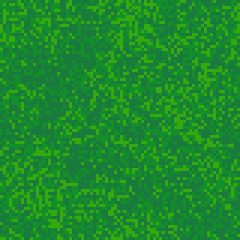
#> input picture art/ground/grass_a_plain.png, 80 x 80 px (shown 3 times larger)
$ python roads.py
#> lines starting #> are read from the running program, lines starting #| are printed output that depends on the picture
### tools/tilekit/wood_walls.py
"""Wall autotile sheets: wood, reinforced wood and stone.

32x32 px tiles, dark pixel-art palette, straight top-down view: each wall fills its cell and
we only see its top. The top is shaded as if slightly arced (rounded like a log/bolster):
brightest along the middle, falling off toward every open edge, with a soft light from the
top-left. Inner corners round off too, so joins read as one continuous wall.

Sheet layout: 4x4 tiles (128x128), tile index = connection mask
    N=1, E=2, S=4, W=8        column = mask % 4, row = mask // 4
so the game picks a tile with:  mask = int(n) | int(e)<<1 | int(s)<<2 | int(w)<<3.
That covers isolated posts, end caps, straights, corners, T-joins and crosses. The four
diagonals are assumed open (walls are one cell thick).

Plank grain follows the wall's direction; corners and T-joins are mitred like a frame.

Three materials share the shape, arc shading and mitred joints; only the top surface
differs (MATERIALS): wood planks; reinforced wood, darker planks bound by riveted iron straps;
stone, courses of cut blocks with mortar joints.

Run:  python tools/tilekit/wood_walls.py
      writes art/structures/{wood,reinforced,stone}_walls.png and a preview of each in
      tools/tilekit/preview/
"""
import math
import os

from PIL import Image

T = 32                 # tile size
PLANK = 8              # plank width
ARC = 12               # how far in from an open edge the rounding reaches, in px

ROOT = os.path.dirname(os.path.dirname(os.path.dirname(os.path.abspath(__file__))))
OUT_DIR = os.path.join(ROOT, "art", "structures")
PREVIEW_DIR = os.path.join(os.path.dirname(os.path.abspath(__file__)), "preview")

N, E, S, W = 1, 2, 4, 8

# ---------------------------------------------------------------- palette (dark theme)
OUTLINE = (18, 12, 9)
# Wood shades, darkest -> lightest. The arc and the grain both index into this ramp.
WOOD = [
	(34, 22, 15),
	(46, 30, 20),
	(58, 39, 26),
	(70, 47, 31),
	(83, 56, 37),
	(97, 66, 43),
	(112, 78, 51),
]
SEAM_DROP = 1.5        # plank seams sit this many shades darker than the wood around them
KNOT_DROP = 2.0
# Reinforced: older, darker planks, bound with iron straps.
WOOD_DARK = [
	(26, 17, 12),
	(36, 24, 16),
	(47, 31, 21),
	(58, 39, 26),
	(70, 47, 31),
	(83, 56, 37),
	(97, 66, 43),
]
IRON = [
	(16, 17, 20),
	(24, 25, 29),
	(33, 34, 39),
	(44, 45, 51),
	(57, 58, 64),
	(72, 73, 79),
	(98, 99, 104),
]
STRAP_AT = (14, 15, 16)   # one strap per cell, centred along the wall: dark edge, face, shadow
# Stone: cool grey cut blocks, as the rocks.
STONE = [
	(30, 31, 36),
	(42, 43, 49),
	(55, 56, 62),
	(69, 70, 76),
	(85, 86, 91),
	(102, 103, 107),
	(122, 122, 125),
]
STONE_OUTLINE = (13, 14, 17)
COURSE = 8             # stone course height (across the wall)
BLOCK = 16             # block length (along); alternate courses offset by half


def h(*v):
	"""Small deterministic hash -> [0, 1)."""
	x = 0x9E3779B1
	for n in v:
		x ^= (n + 0x7F4A7C15 + (x << 6) + (x >> 2)) & 0xFFFFFFFF
		x = (x * 0x85EBCA6B) & 0xFFFFFFFF
		x ^= x >> 13
	return (x & 0xFFFF) / 65536.0


# [49 lines left out: functions grain, reinforced, stone, not called in this run]


MATERIALS = {
	"wood": dict(palette=WOOD, outline=OUTLINE, surface=lambda a, c: (grain(a, c), None)),
	"reinforced": dict(palette=WOOD_DARK, outline=OUTLINE, surface=reinforced),
	"stone": dict(palette=STONE, outline=STONE_OUTLINE, surface=stone),
}


# [131 lines left out: functions sector_vertical, edge_dist, tile, sheet, preview, not called in this run]


# [8 lines that do not run on import are left out]

### tools/tilekit/roads.py
"""Road tiles: stone road (cobbles) and paved road (slabs).

32x32 px, straight top-down, dark pixel-art palette. Each road is a strip of VARIANTS tiles.
Every joint line that touches a tile edge sits exactly on that edge (rows at 0/8/16/24 for
cobbles, 16 px slabs for paving), so any variant can sit next to any other without a seam.
The game picks a variant from a hash of the cell.

  road_stone.png  - rounded cobbles in rows, packed in dark dirt; warm grey-brown, domed
  road_paved.png  - big flat cut slabs, lighter cool grey, thin joints, a crack here and there

Run:  python tools/tilekit/roads.py
      writes art/structures/road_stone.png, road_paved.png and tools/tilekit/preview/roads_preview.png
"""
import math
import os

from PIL import Image

from wood_walls import h

T = 32
VARIANTS = 4

ROOT = os.path.dirname(os.path.dirname(os.path.dirname(os.path.abspath(__file__))))
OUT_DIR = os.path.join(ROOT, "art", "structures")
PREVIEW = os.path.join(os.path.dirname(os.path.abspath(__file__)), "preview", "roads_preview.png")

COBBLE = [(42, 38, 33), (55, 50, 44), (69, 63, 56), (84, 77, 68), (100, 92, 81), (117, 108, 95)]
DIRT = [(26, 22, 18), (34, 29, 23)]
SLAB = [(58, 59, 63), (69, 70, 74), (80, 81, 85), (92, 93, 96), (105, 105, 108), (120, 120, 122)]
SLAB_JOINT = (36, 37, 41)
ROW = 8


def cobbles(var):
	"""Rows of rounded cobbles; each row is cut into stones of 6-11 px, joints at 0 and T."""
	img = Image.new("RGBA", (T, T))
	px = img.load()
	for row in range(T // ROW):
		# split this row into stones
		cuts, x = [0], 0
		while True:
			x += 6 + int(h(var, row, len(cuts), 1) * 6)
			if x >= T - 5:
				break
			cuts.append(x)
		cuts.append(T)
		for si in range(len(cuts) - 1):
			x0, x1 = cuts[si], cuts[si + 1]
			y0, y1 = row * ROW, row * ROW + ROW
			tone = (h(var, row, si, 2) - 0.5) * 1.2
			w, hgt = x1 - x0, y1 - y0
			for y in range(y0, y1):
				for x in range(x0, x1):
					# local position inside the stone, -1..1
					u = (x + 0.5 - x0) / w * 2 - 1
					v_ = (y + 0.5 - y0) / hgt * 2 - 1
					# a rounded-rectangle stone with a 1 px dirt gap around it
					inset = abs(u) ** 4 + abs(v_) ** 4
					edge = x == x0 or y == y0
					if edge or inset > 0.72:
						px[x, y] = DIRT[int(h(var, x, y, 3) < 0.3)]
						continue
					# domed: lit toward the top-left, darker toward the bottom-right
					sh = 2.6 + tone - 1.4 * (u * 0.55 + v_ * 0.7) - 1.0 * inset
					sh += (h(var, x, y, 4) - 0.5) * 0.7
					px[x, y] = COBBLE[max(0, min(len(COBBLE) - 1, int(round(sh))))]
	return img


def paved(var):
	"""2x2 slabs of 16 px; some split in two; thin joints on the tile edge; occasional crack."""
	img = Image.new("RGBA", (T, T))
	px = img.load()
	slabs = []
	for sy in (0, 16):
		for sx in (0, 16):
			r = h(var, sx, sy, 5)
			if r < 0.25:
				slabs += [(sx, sy, 16, 8), (sx, sy + 8, 16, 8)]
			elif r < 0.45:
				slabs += [(sx, sy, 8, 16), (sx + 8, sy, 8, 16)]
			else:
				slabs.append((sx, sy, 16, 16))
	for i, (x0, y0, w, hh) in enumerate(slabs):
		tone = (h(var, i, 6) - 0.5) * 0.9
		for y in range(y0, y0 + hh):
			for x in range(x0, x0 + w):
				if x == x0 or y == y0:
					px[x, y] = SLAB_JOINT
					continue
				v = 2.8 + tone
				if x == x0 + 1 or y == y0 + 1:
					v += 0.8                       # lit top-left bevel
				if x == x0 + w - 1 or y == y0 + hh - 1:
					v -= 0.9                       # shaded bottom-right bevel
				v += (h(var, x, y, 7) - 0.5) * 0.6
				if h(var, x // 3, y // 3, i, 8) < 0.06:
					v -= 0.7                       # weathered patches
				px[x, y] = SLAB[max(0, min(len(SLAB) - 1, int(round(v))))]
		# a crack across some slabs: a short random walk
		if w * hh >= 256 and h(var, i, 9) < 0.3:
			x = x0 + 3 + int(h(var, i, 10) * (w - 6))
			y = y0 + 2 + int(h(var, i, 12) * 5)
			for step in range(6 + int(h(var, i, 13) * 4)):
				px[x, y] = SLAB[0]
				y += 1
				x += (-1 if h(var, i, step, 11) < 0.3 else 1 if h(var, i, step, 11) > 0.7 else 0)
				x = max(x0 + 2, min(x0 + w - 2, x))
	return img


def strip(fn):
	img = Image.new("RGBA", (T * VARIANTS, T))
#> img: PIL image 128x32 RGBA; every value is 0
	for v in range(VARIANTS):
		img.paste(fn(v), (v * T, 0))
	return img


def preview(stone, paved_img):
	"""A crossroads of each road on the darkened grass, with the in-game edge shading, 3x."""
	layout = [
		"...........",
		"....s....p.",
		"....s....p.",
		"sssssssppppp",
		"....s....p.",
		"....s....p.",
		"...........",
	]
	Wd, H = 12, len(layout)
	out = Image.new("RGBA", (Wd * T, H * T))
#> out: PIL image 384x224 RGBA; every value is 0
	g = Image.open(os.path.join(ROOT, "art", "ground", "grass_a_plain.png")).convert("RGBA")
#> g is the input picture: PIL image 80x80 RGBA; mean R, G, B, A 29, 139.2, 44.5, 255
	r, gg, b, a = g.split()
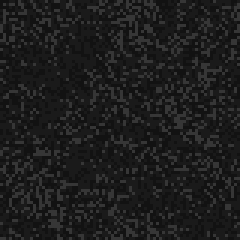
#> r: PIL image 80x80 L (shown 3 times larger); min 18, max 54, mean 29
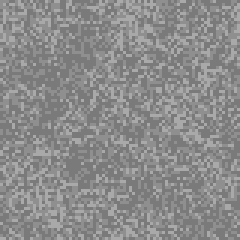
#> gg: PIL image 80x80 L (shown 3 times larger); min 122, max 169, mean 139.2
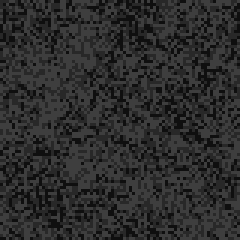
#> b: PIL image 80x80 L (shown 3 times larger); min 15, max 62, mean 44.5
#> a: PIL image 80x80 L; every value is 255
	g = Image.merge("RGBA", [c.point(lambda v: int(v * 0.66)) for c in (r, gg, b)] + [a])
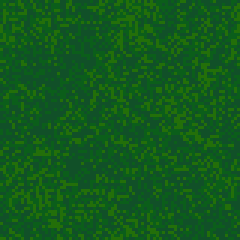
#> g: PIL image 80x80 RGBA (shown 3 times larger); mean R, G, B, A 18.6, 91.4, 28.6, 255
	for yy in range(0, H * T, g.height):
		for xx in range(0, Wd * T, g.width):
			out.paste(g, (xx, yy))

	def at(cx, cy):
		return layout[cy][cx] if 0 <= cy < H and 0 <= cx < len(layout[cy]) else "."

	for cy in range(H):
		for cx in range(Wd):
			c = at(cx, cy)
			if c == ".":
				continue
			src = stone if c == "s" else paved_img
			var = int(h(cx, cy, 99) * VARIANTS)
			tile = src.crop((var * T, 0, var * T + T, T))
			# edge shading where the road meets grass (same bands as PieceLayer)
			shade = Image.new("RGBA", (T, T), (0, 0, 0, 0))
			sp = shade.load()
			for side, (dx, dy) in (("n", (0, -1)), ("e", (1, 0)), ("s", (0, 1)), ("w", (-1, 0))):
				if at(cx + dx, cy + dy) != ".":
					continue
				for i, alpha in enumerate((90, 40)):
					for j in range(T):
						x, y = {"n": (j, i), "s": (j, T - 1 - i), "w": (i, j), "e": (T - 1 - i, j)}[side]
						sp[x, y] = (0, 0, 0, max(sp[x, y][3], alpha))
			tile.alpha_composite(shade)
			out.alpha_composite(tile, (cx * T, cy * T))
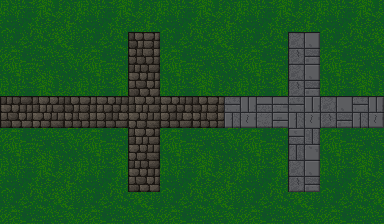
#> out: PIL image 384x224 RGBA; mean R, G, B, A 30.4, 85.2, 36.7, 255
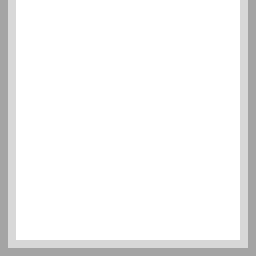
#> shade: PIL image 32x32 RGBA (shown 8 times larger); mean R, G, B, A 0, 0, 0, 11.8; transparent parts drawn white
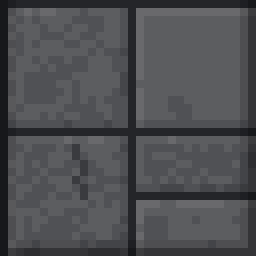
#> tile: PIL image 32x32 RGBA (shown 8 times larger); mean R, G, B, A 77.4, 78.2, 81.6, 255
	return out.resize((out.width * 3, out.height * 3), Image.NEAREST)


if __name__ == "__main__":
	os.makedirs(OUT_DIR, exist_ok=True)
	s, p = strip(cobbles), strip(paved)
	s.save(os.path.join(OUT_DIR, "road_stone.png"))
	p.save(os.path.join(OUT_DIR, "road_paved.png"))
	preview(s, p).save(PREVIEW)
	print("wrote road_stone.png, road_paved.png and", PREVIEW)
